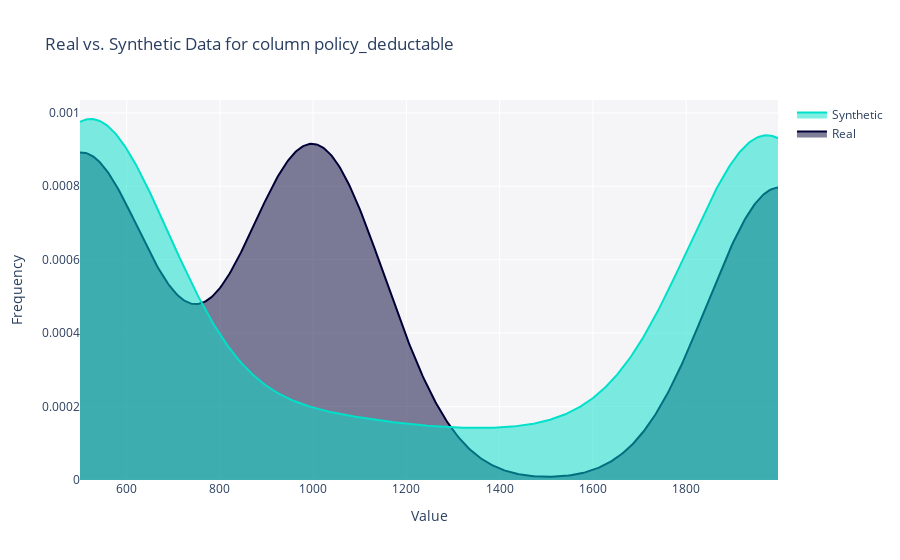
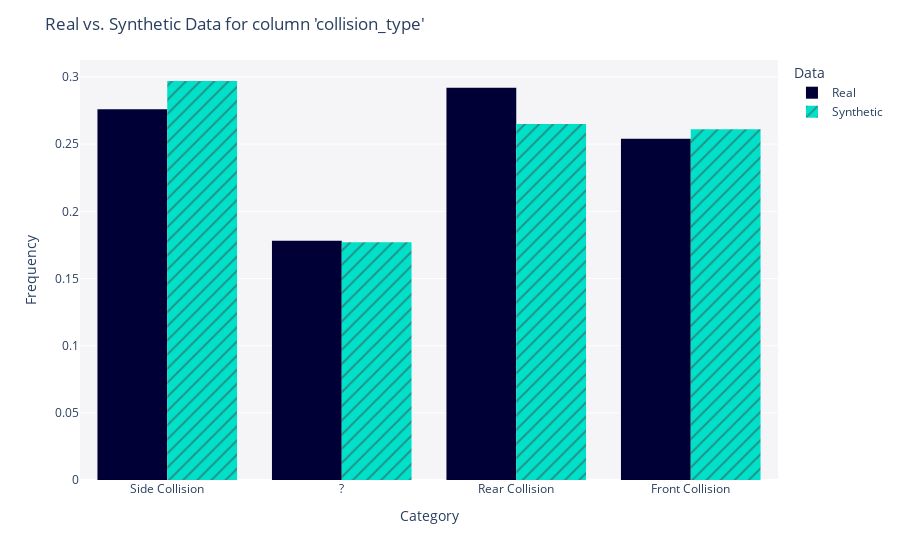
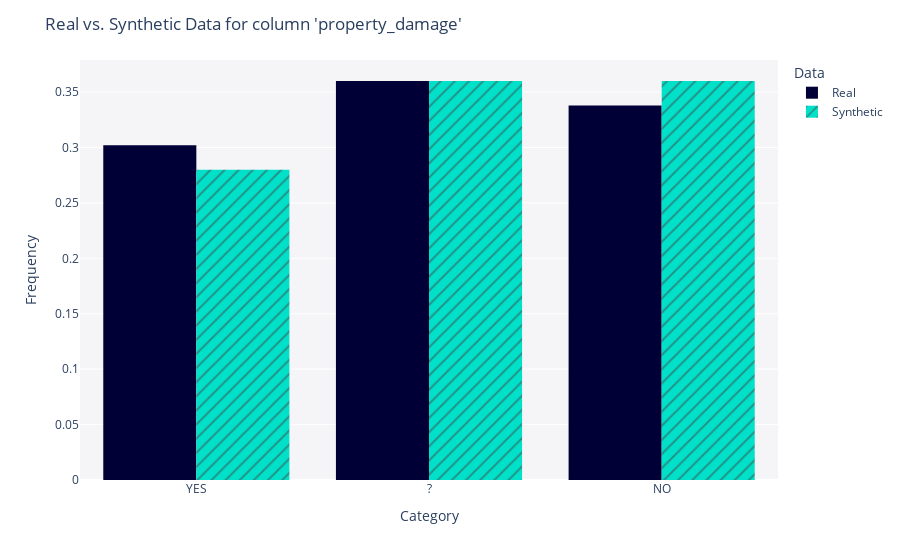
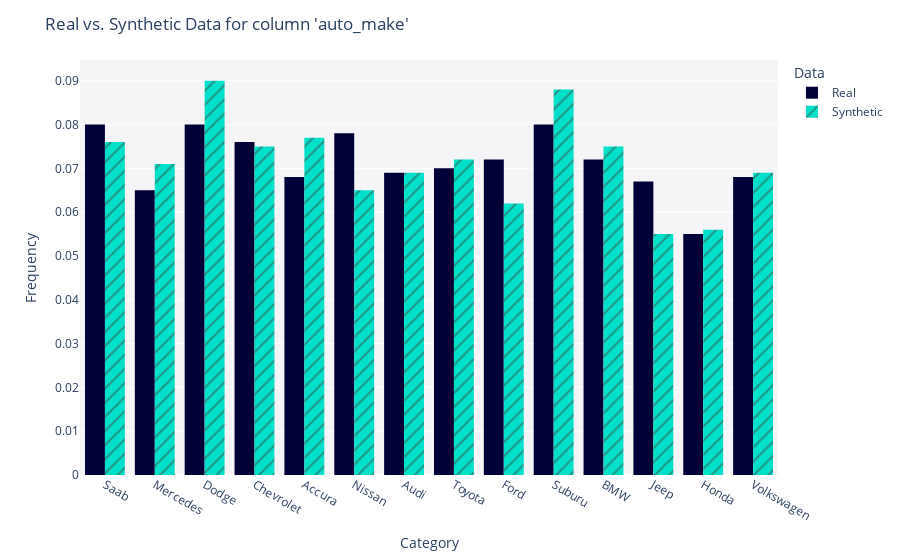

The code cell stored with these charts, in order, in its notebook:
### Code cell
import matplotlib.pyplot as plt
from sdv.evaluation.single_table import get_column_plot

all_columns = data.columns.tolist()


for column_name in display_column:
    fig = get_column_plot(
        real_data=data,
        synthetic_data=modify_df,
        column_name=column_name,
        metadata=metadata1
    )

    fig.show()

### Figure 1 — Plotly figure (JSON) as saved in the notebook; plotly's stock layout.template omitted (floating-point values rounded to 4 significant figures; data arrays with more than 128 entries replaced by an {"elided": "..."} marker saying what was removed)
{"data": [{"fill": "tozeroy", "hovertemplate": "<b>Real</b><br>Value: %{x}<br>Frequency: %{y}<extra></extra>", "legendgroup": "Real", "marker": {"color": "#000036"}, "mode": "lines", "name": "Real", "showlegend": true, "type": "scatter", "x": {"elided": "500 int values"}, "xaxis": "x", "y": {"elided": "500 float values"}, "yaxis": "y"}, {"fill": "tozeroy", "hovertemplate": "<b>Synthetic</b><br>Value: %{x}<br>Frequency: %{y}<extra></extra>", "legendgroup": "Synthetic", "marker": {"color": "#01E0C9"}, "mode": "lines", "name": "Synthetic", "showlegend": true, "type": "scatter", "x": {"elided": "500 float values"}, "xaxis": "x", "y": {"elided": "500 float values"}, "yaxis": "y"}], "layout": {"barmode": "overlay", "hovermode": "closest", "legend": {"traceorder": "reversed"}, "plot_bgcolor": "#F5F5F8", "title": {"text": "Real vs. Synthetic Data for column policy_deductable"}, "xaxis": {"anchor": "y2", "domain": [0, 1], "title": {"text": "Value"}, "zeroline": false}, "yaxis": {"anchor": "free", "domain": [0, 1], "position": 0, "title": {"text": "Frequency"}}}}

### Figure 2 — Plotly figure (JSON) as saved in the notebook; plotly's stock layout.template omitted (floating-point values rounded to 4 significant figures; data arrays with more than 128 entries replaced by an {"elided": "..."} marker saying what was removed)
{"data": [{"alignmentgroup": "True", "bingroup": "x", "histnorm": "probability density", "hovertemplate": "<b>Real</b><br>Frequency: %{y}<extra></extra>", "legendgroup": "Real", "marker": {"color": "#000036", "pattern": {"shape": ""}}, "name": "Real", "offsetgroup": "Real", "orientation": "v", "showlegend": true, "type": "histogram", "x": {"elided": "1000 str values"}, "xaxis": "x", "yaxis": "y"}, {"alignmentgroup": "True", "bingroup": "x", "histnorm": "probability density", "hovertemplate": "<b>Synthetic</b><br>Frequency: %{y}<extra></extra>", "legendgroup": "Synthetic", "marker": {"color": "#01E0C9", "pattern": {"shape": "/"}}, "name": "Synthetic", "offsetgroup": "Synthetic", "orientation": "v", "showlegend": true, "type": "histogram", "x": {"elided": "1000 str values"}, "xaxis": "x", "yaxis": "y"}], "layout": {"barmode": "group", "legend": {"title": {"text": "Data"}, "tracegroupgap": 0}, "margin": {"t": 60}, "plot_bgcolor": "#F5F5F8", "title": {"text": "Real vs. Synthetic Data for column 'collision_type'"}, "xaxis": {"anchor": "y", "domain": [0, 1], "title": {"text": "Category"}}, "yaxis": {"anchor": "x", "domain": [0, 1], "title": {"text": "Frequency"}}}}

### Figure 3 — Plotly figure (JSON) as saved in the notebook; plotly's stock layout.template omitted (floating-point values rounded to 4 significant figures; data arrays with more than 128 entries replaced by an {"elided": "..."} marker saying what was removed)
{"data": [{"alignmentgroup": "True", "bingroup": "x", "histnorm": "probability density", "hovertemplate": "<b>Real</b><br>Frequency: %{y}<extra></extra>", "legendgroup": "Real", "marker": {"color": "#000036", "pattern": {"shape": ""}}, "name": "Real", "offsetgroup": "Real", "orientation": "v", "showlegend": true, "type": "histogram", "x": {"elided": "1000 str values"}, "xaxis": "x", "yaxis": "y"}, {"alignmentgroup": "True", "bingroup": "x", "histnorm": "probability density", "hovertemplate": "<b>Synthetic</b><br>Frequency: %{y}<extra></extra>", "legendgroup": "Synthetic", "marker": {"color": "#01E0C9", "pattern": {"shape": "/"}}, "name": "Synthetic", "offsetgroup": "Synthetic", "orientation": "v", "showlegend": true, "type": "histogram", "x": {"elided": "1000 str values"}, "xaxis": "x", "yaxis": "y"}], "layout": {"barmode": "group", "legend": {"title": {"text": "Data"}, "tracegroupgap": 0}, "margin": {"t": 60}, "plot_bgcolor": "#F5F5F8", "title": {"text": "Real vs. Synthetic Data for column 'property_damage'"}, "xaxis": {"anchor": "y", "domain": [0, 1], "title": {"text": "Category"}}, "yaxis": {"anchor": "x", "domain": [0, 1], "title": {"text": "Frequency"}}}}

### Figure 4 — Plotly figure (JSON) as saved in the notebook; plotly's stock layout.template omitted (floating-point values rounded to 4 significant figures; data arrays with more than 128 entries replaced by an {"elided": "..."} marker saying what was removed)
{"data": [{"alignmentgroup": "True", "bingroup": "x", "histnorm": "probability density", "hovertemplate": "<b>Real</b><br>Frequency: %{y}<extra></extra>", "legendgroup": "Real", "marker": {"color": "#000036", "pattern": {"shape": ""}}, "name": "Real", "offsetgroup": "Real", "orientation": "v", "showlegend": true, "type": "histogram", "x": {"elided": "1000 str values"}, "xaxis": "x", "yaxis": "y"}, {"alignmentgroup": "True", "bingroup": "x", "histnorm": "probability density", "hovertemplate": "<b>Synthetic</b><br>Frequency: %{y}<extra></extra>", "legendgroup": "Synthetic", "marker": {"color": "#01E0C9", "pattern": {"shape": "/"}}, "name": "Synthetic", "offsetgroup": "Synthetic", "orientation": "v", "showlegend": true, "type": "histogram", "x": {"elided": "1000 str values"}, "xaxis": "x", "yaxis": "y"}], "layout": {"barmode": "group", "legend": {"title": {"text": "Data"}, "tracegroupgap": 0}, "margin": {"t": 60}, "plot_bgcolor": "#F5F5F8", "title": {"text": "Real vs. Synthetic Data for column 'auto_make'"}, "xaxis": {"anchor": "y", "domain": [0, 1], "title": {"text": "Category"}}, "yaxis": {"anchor": "x", "domain": [0, 1], "title": {"text": "Frequency"}}}}
